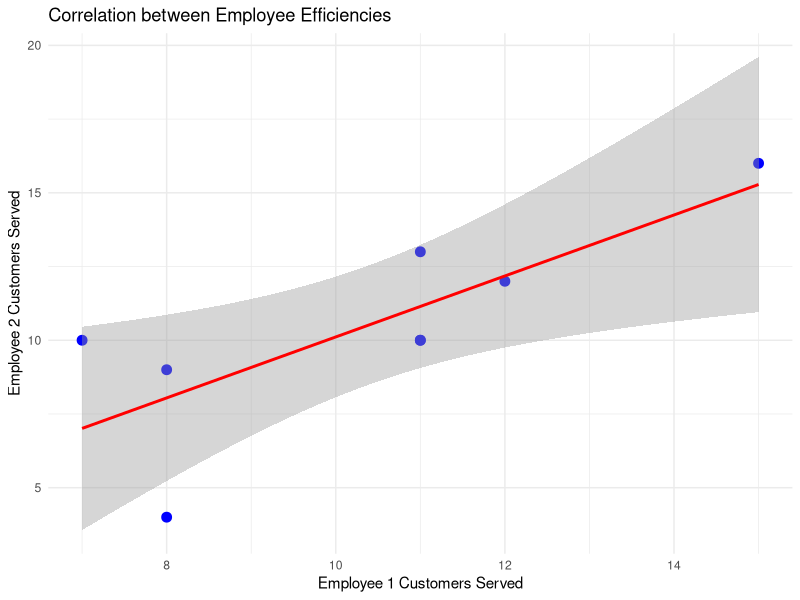

This figure's R source:
## ---- chunk 1
#| echo: false
install.packages("ggplot2")
library(ggplot2)

# Simulated data
set.seed(1) 
hours <- 1:8
employee_1 <- round(rnorm(8, mean=10, sd=3))
employee_2 <- employee_1 + round(rnorm(8, sd=2))
data <- data.frame(hour=hours, employee_1=employee_1, employee_2=employee_2)


ggplot(data, aes(x=employee_1, y=employee_2)) +
  geom_point(color="blue", size=3) + # Plot points
  geom_smooth(method="lm", color="red") + # Add a linear regression line
  labs(title="Correlation between Employee Efficiencies",
       x="Employee 1 Customers Served",
       y="Employee 2 Customers Served") +
  theme_minimal()
